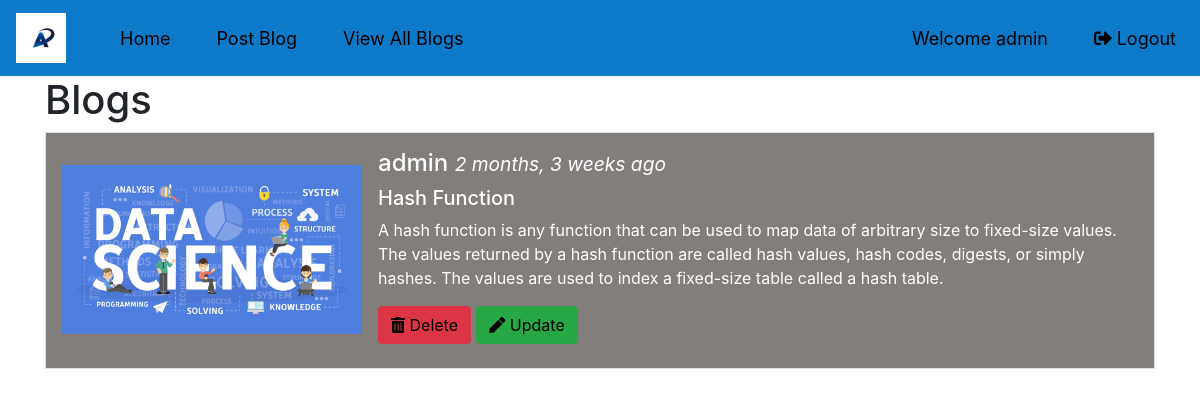
Screenshot of /detailblog/26 (signed in) with the database file from the repository.
### blogapp/models.py (models this page shows)
class PostBlog(models.Model):
    title = models.CharField(max_length=50)
    description = models.CharField(max_length=2000)
    file = models.FileField(upload_to= 'images/')
    author = models.CharField(max_length=50)
    posted_date= models.DateTimeField(auto_now_add= True)
    comments = models.ForeignKey(Comment,null=True, blank=True,on_delete=models.CASCADE)

### blogapp/views.py (the view)
# urls.py: path('detailblog/<pk>',views.DetailBlog.as_view()),
@method_decorator(login_required, name='dispatch')
class DetailBlog(DetailView):
    model = PostBlog
    template_name = 'blogapp/detailblog.html'
    context_object_name = 'blog'

### templates/blogapp/detailblog.html (shortened to what this page needs)
{% extends 'blogapp/base.html' %}
{% block basecontent %}
<div class="container">
    <h1>Blogs</h1>
  <div class="media border p-3">
  <img src="{{blog.file.url}}" alt="image" class="mr-3 mt-3 " style="width:300px;">
  <div class="media-body">
    <h4>{{blog.author}} <small><i>{{blog.posted_date | timesince}} ago</i></small></h4>
    <h5>{{blog.title}}</h5>
    <p>{{blog.description}}</p>
    {% if request.user.username == blog.author  %}
      <form  method="post">
        <h5><a href="/delete/{{blog.id}}" class="btn btn-danger"><i class="fas fa-trash-alt"></i> Delete</a>
        <a href="/update/{{blog.id}}" class="btn btn-success"><i class="fas fa-pen"></i> Update</a></h5>
      </form>
    {% endif %}
  </div>
</div>
<br>
</div>
{% endblock %}

### templates/blogapp/base.html (shortened to what this page needs)
{% load static %}
<!DOCTYPE html>
<html lang="en" dir="ltr">
  <head>
    <link rel="stylesheet" href="{%static 'css/style.css' %}">
   <link rel="stylesheet" href="https://maxcdn.bootstrapcdn.com/bootstrap/4.4.1/css/bootstrap.min.css">
   <link rel="stylesheet" href="https://use.fontawesome.com/releases/v5.7.0/css/all.css">
  </head>
  <body style="background-image:url('{%static 'images/blog-bg.jfif' %}')">
  <nav class="navbar navbar-expand-md navbar-custom">
  <a class="navbar-brand" href="#"><img src="{%static "images/logo.jpg"%}" alt="My Blog" height="50px" width="50px"></a>
<div class="collapse navbar-collapse" id="collapsibleNavbar">
  <ul class="navbar-nav">
<li class="nav-item">
  <a class="nav-link" href="#">Home</a>
</li>
<li class="nav-item">
  <a class="nav-link" href="/postblog"> Post Blog</a>
</li>
<li class="nav-item">
  <a class="nav-link" href="/viewblog">View All Blogs</a>
</li>
</ul>
    {% if request.user.is_authenticated is True %}
  <ul class="navbar-nav ml-auto">
    <li class="nav-item">
        <a class="nav-link" href="#">  Welcome {{request.user}}</a>
    </li>
      <li class="nav-item">
          <a class="nav-link" href="/accounts/logout"><i class="fas fa-sign-out-alt"></i>  Logout</a>
      </li>
  </ul>
      {% endif %}
</div>
</nav>
{% block basecontent%}
{% endblock %}
  </body>
</html>

### static/css/style.css (style rules this page uses)
.navbar-custom { background-color: #0c7ac9; }
.navbar-nav .nav-link { color: white; }
.navbar-nav > li { margin-left:30px; font-size: 18px; }
.media { background: #827e7c!important; color: white!important; }
a { color: black!important; }

### rows the page displays
PostBlog: file (picture), author "admin", posted_date "2 months, 3 weeks", title "Hash Function", description "A hash function is any function that can be used to map data of arbitrary size to fixed-size values. The values returned by a hash function are called hash values, hash codes, digests, or simply hashes. The values are used to index a fixed-size table called a hash table."

### other values shown
{{ request.user }} "admin"
